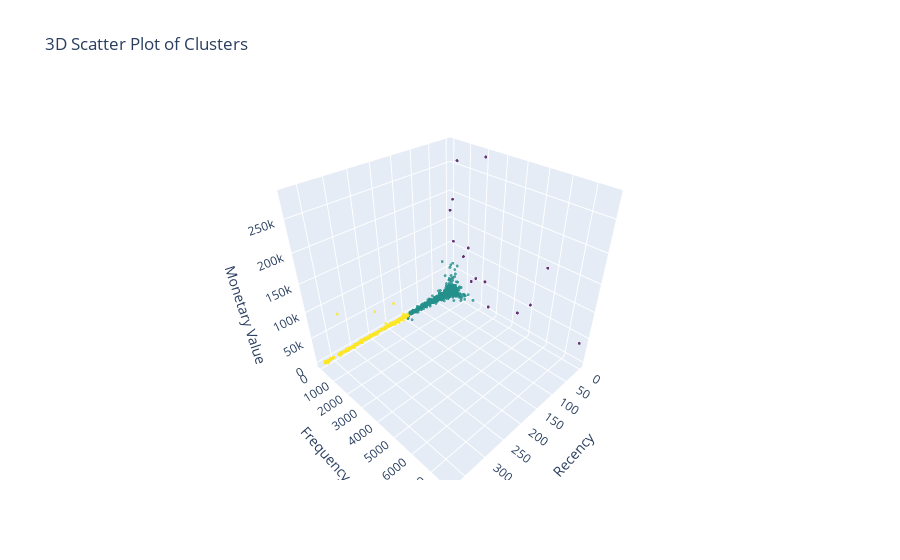

The notebook cell saved with this chart:
### Code cell
import plotly.graph_objects as go

# 創建一個 3D 散點圖
fig = go.Figure(data=[go.Scatter3d(
    x=rfmTable['recency'],
    y=rfmTable['frequency'],
    z=rfmTable['monetary_value'],
    mode='markers',
    marker=dict(
        size=1,  # 設置標記大小
        color=rfmTable['cluster_new'],  # 設置顏色
        colorscale='Viridis',  # 色階
        opacity=0.8  # 透明度
    )
)])

fig.update_layout(
    title='3D Scatter Plot of Clusters',
    scene=dict(
        xaxis_title='Recency',
        yaxis_title='Frequency',
        zaxis_title='Monetary Value'
    )
)
fig

### Figure 1 — Plotly figure (JSON) as saved in the notebook; plotly's stock layout.template omitted (floating-point values rounded to 4 significant figures; data arrays with more than 128 entries replaced by an {"elided": "..."} marker saying what was removed)
{"data": [{"marker": {"color": {"elided": "4338 int values"}, "colorscale": [[0, "#440154"], [0.1111, "#482878"], [0.2222, "#3e4989"], [0.3333, "#31688e"], [0.4444, "#26828e"], [0.5556, "#1f9e89"], [0.6667, "#35b779"], [0.7778, "#6ece58"], [0.8889, "#b5de2b"], [1, "#fde725"]], "opacity": 0.8, "size": 1}, "mode": "markers", "type": "scatter3d", "x": {"elided": "4338 int values"}, "y": {"elided": "4338 int values"}, "z": {"elided": "4338 float values"}}], "layout": {"scene": {"xaxis": {"title": {"text": "Recency"}}, "yaxis": {"title": {"text": "Frequency"}}, "zaxis": {"title": {"text": "Monetary Value"}}}, "title": {"text": "3D Scatter Plot of Clusters"}}}
